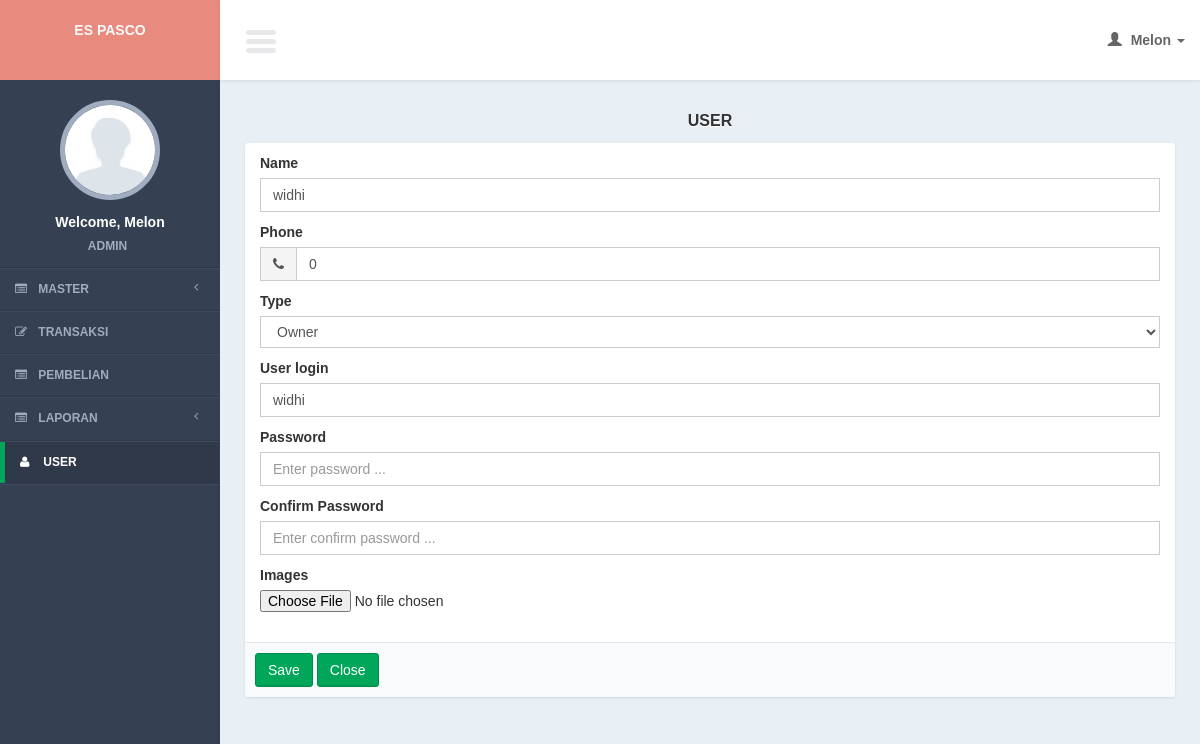
The app's page /controllers/user.php?page=form&id=14 (signed in) with its own data.
### tables this page shows
CREATE TABLE `users` (
  `user_id` int(11) NOT NULL,
  `user_type_id` int(11) DEFAULT NULL,
  `user_login` varchar(100) DEFAULT NULL,
  `user_password` varchar(100) DEFAULT NULL,
  `user_name` varchar(100) DEFAULT NULL,
  `user_code` varchar(100) DEFAULT NULL,
  `user_phone` varchar(100) DEFAULT NULL,
  `user_img` text NOT NULL,
  `user_active_status` int(11) NOT NULL
);

### models/user_model.php (called while the page is built, shortened)
<?php
function read_id($id){
	global $mysqli;
	$query = mysqli_query($mysqli, "select *
			from users
			where user_id = '$id'");
	$result = mysqli_fetch_object($query);
	return $result;
}
?>

### views/user/form.php (the view, shortened to what this page needs)
<section class="content">
    <div class="row">
        <div class="col-md-12">
          <div class="title_page"> <?= $title ?></div>
             <form action="<?= $action?>" method="post" enctype="multipart/form-data" role="form">
            <div class="box box-cokelat">
                <div class="box-body">
                        <div class="col-md-12">
                        <div class="form-group">
                            <label>Name</label>
                            <input required type="text" name="i_name" class="form-control" placeholder="Enter name ..." value="<?= $row->user_name ?>"/>
                        </div>
                        <div class="form-group">
                        <label>Phone</label>
                        <div class="input-group">
                        <div class="input-group-addon">
                        <i class="fa fa-phone"></i>
                        </div>
                        <input required class="form-control" type="text" name="i_phone" placeholder="Enter phone ..." value="<?= $row->user_phone?>">
                        </div>
                        </div>
                        <div class="form-group">
                          <label>Type</label>
                           <select name="i_type" size="1" class="form-control"/>
                             <option value="2">Owner</option>
                  		</div>
                          <div class="form-group">
                            <label>User login</label>
                            <input required type="text" name="i_login" class="form-control" placeholder="Enter user login ..." value="<?= $row->user_login ?>"/>
                        </div>
                        <div class="form-group">
                            <label>Password</label>
                            <input required type="password" name="i_password" class="form-control" placeholder="Enter password ..." value=""/>
                        </div>
                        <div class="form-group">
                            <label>Confirm Password</label>
                            <input required type="password" name="i_confirm_password" class="form-control" placeholder="Enter confirm password ..." value=""/>
                        </div>
                         <div class="form-group">
                         <label>Images</label>
                           <input type="file" name="i_img" id="i_img" />
                        </div>
                        </div>
                </div>
                  <div class="box-footer">
                <input class="btn btn-success" type="submit" value="Save"/>
                <a href="<?= $close_button?>" class="btn btn-success" >Close</a>
             </div>
            </div>
       </form>
        </div>
    </div>
</section>

### css/AdminLTE.css (style rules this page uses)
html { font-family: 'Source Sans Pro', sans-serif; -webkit-font-smoothing: antialiased; min-height: 100%; background: #E9F0F5; }
body { font-family: 'Source Sans Pro', sans-serif; -webkit-font-smoothing: antialiased; min-height: 100%; background: #E9F0F5; }
a { color: #3c8dbc; }
.content { padding: 30px 10px; }
.form-control { -webkit-border-radius: 0px !important; -moz-border-radius: 0px !important; border-radius: 0px !important; box-shadow: none; }
.input-group .input-group-addon { border-radius: 0; background-color: #f4f4f4; }
.box { position: relative; margin-bottom: 20px; -webkit-border-radius: 3px; -moz-border-radius: 3px; border-radius: 3px !important; width: 100%; background:#fff; box-shadow: 0 1px 3px rgba(0, 0, 0, 0.1); }
.box .box-body { padding-top:10px; -webkit-border-top-left-radius: 0; -webkit-border-top-right-radius: 0; -webkit-border-bottom-right-radius: 3px; -webkit-border-bottom-left-radius: 3px; -moz-border-radius-topleft: 0; -moz-border-radius-topright: 0; -moz-border-radius-bottomright: 3px; -moz-border-radius-bottomleft: 3px; border-top-left-radius: 0; border-top-right-radius: 0; border-bottom-right-radius: 3px; border-bottom-left-radius: 3px; border-radius:3px; padding-bottom:20px; }
.box .box-footer { border-top: 1px solid #e8e8e8; -webkit-border-top-left-radius: 0; -webkit-border-top-right-radius: 0; -webkit-border-bottom-right-radius: 3px; -webkit-border-bottom-left-radius: 3px; -moz-border-radius-topleft: 0; -moz-border-radius-topright: 0; -moz-border-radius-bottomright: 3px; -moz-border-radius-bottomleft: 3px; border-top-left-radius: 0; border-top-right-radius: 0; border-bottom-right-radius: 3px; border-bottom-left-radius: 3px; background:#F9FAFC; padding: 10px; }
.btn { font-weight: 500; -webkit-border-radius: 3px; -moz-border-radius: 3px; border-radius: 3px; border: 1px solid transparent; -webkit-box-shadow: inset 0px -2px 0px 0px rgba(0, 0, 0, 0.09); -moz-box-shadow: inset 0px -2px 0px 0px rgba(0, 0, 0, 0.09); box-shadow: inset 0px -1px 0px 0px rgba(0, 0, 0, 0.09); }
.btn.btn-success { background-color: #00a65a; border-color: #008d4c; }
.title_page { font-size:medium; text-align:center; font-weight:bold; margin-bottom:10px; text-shadow: 0 1px 1px #ffffff; text-transform:uppercase; }

### css/tooltip/tooltip-classic.css (style rules this page uses)
html, body { margin:0; height:100%; }

### records on screen
users: i_name "widhi", i_phone "0", i_login "widhi"

### other values on screen
$user_data[0] "Melon"
$user_data[1] "ADMIN"
$title "USER"
